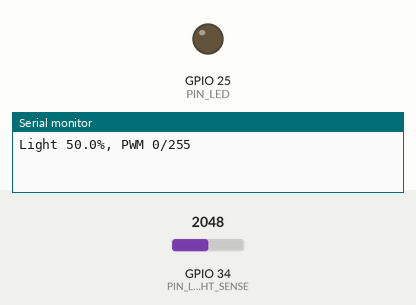
Recording of a program running on a simulated ESP32. Shown: output pins drawn as LEDs (lit = HIGH), the last lines printed to the serial monitor. The inputs (shaded band) are chosen by the test bench; at power-on: GPIO 34 (PIN_LIGHT_SENSE) = 2048 (analog values on the 0–4095 scale).

Above: at 1.2 s.
1.3 s: GPIO 34 (PIN_LIGHT_SENSE) set to 1260
3.1 s: GPIO 34 (PIN_LIGHT_SENSE) set to 1203
At 4.0 s:
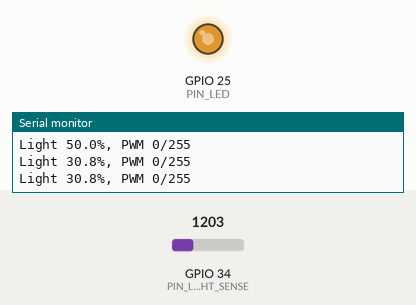
4.9 s: GPIO 34 (PIN_LIGHT_SENSE) set to 960
At 5.08 s:
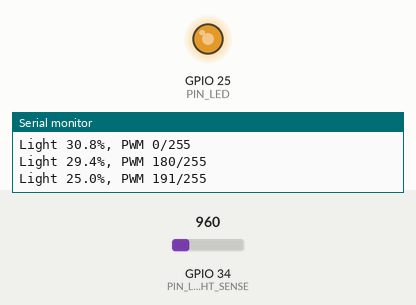
Timing chart, 0 to 7.9 s (numbered marks = the images above; inputs shaded):
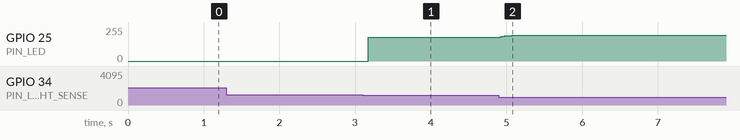

The program:

main.cpp
```cpp
// Deterministic Moki light-lamp firmware. USB power, 3.3 V logic.
#include <Arduino.h>
#include <math.h>
#include "pins.h"

void setupBuzzer() {}
void startChime(uint32_t) {}
void stopChime() {}
void updateChime(uint32_t) {}

constexpr float DARK_PERCENT = 30;
constexpr float LIGHT_PERCENT = 35; // 5 percentage point hysteresis
constexpr uint8_t LED_CHANNEL = 0;
bool lampOn = false;
bool sampled = false;
float brightness = 0;
uint32_t lastSample = 0, lastReport = 0;
void setup() {
  Serial.begin(115200);
  pinMode(PIN_LIGHT_SENSE, INPUT);
  analogReadResolution(12);
  analogSetPinAttenuation(PIN_LIGHT_SENSE, ADC_11db);
  ledcSetup(LED_CHANNEL, 5000, 8);
  ledcAttachPin(PIN_LED, LED_CHANNEL);
  ledcWrite(LED_CHANNEL, 0);
}
void loop() {
  uint32_t now = millis();
  if (now - lastSample < 20) { delay(1); return; }
  lastSample = now;
  float reading = analogRead(PIN_LIGHT_SENSE) * (100.0f / 4095.0f);
  brightness = sampled ? brightness * 0.8f + reading * 0.2f : reading;
  sampled = true;
  // More light raises the catalog divider voltage. Keep state inside the dead band.
  if (!lampOn && brightness < DARK_PERCENT) lampOn = true;
  if (lampOn && brightness >= LIGHT_PERCENT) lampOn = false;
  uint32_t duty = lampOn ? uint32_t(constrain(255.0f * (1.0f - brightness / 100.0f), 32.0f, 255.0f)) : 0;
  ledcWrite(LED_CHANNEL, duty);
  if (now - lastReport >= 1000) {
    lastReport = now;
    Serial.printf("Light %.1f%%, PWM %lu/255\n", brightness, (unsigned long)duty);
  }
}
```

pins.h
```cpp
#pragma once
// Generated solely from the CircuitDesign nets and catalog GPIO metadata.
constexpr int PIN_LED = 25;
constexpr int PIN_LIGHT_SENSE = 34;
```

Measured:
- the behaviour switches between 1229 and 1228 on GPIO 34 (PIN_LIGHT_SENSE) (found by bisection; images 0 and 1)
- after the input at 3.1 s, GPIO 25 (PIN_LED): 0/255 → 178/255 after 0.07 s, → 179/255 0.26 s later
- after the input at 4.9 s, GPIO 25 (PIN_LED): moves from 179/255 to 194/255 over 0.36 s, starting at once
